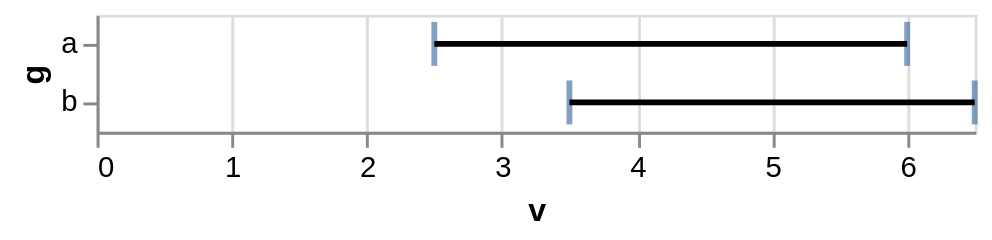

Write a Vega-Lite specification for this figure.
### Vega-Lite specification from a JSON file in a GitHub repository (floating-point values rounded to 4 significant figures)
{"$schema": "https://vega.github.io/schema/vega-lite/v6.json", "description": "Interquartile ranges with capped ends, drawn sideways from a categorical axis.", "data": {"values": [{"g": "a", "v": 3}, {"g": "a", "v": 9}, {"g": "a", "v": 5}, {"g": "a", "v": 1}, {"g": "b", "v": 6}, {"g": "b", "v": 2}, {"g": "b", "v": 8}, {"g": "b", "v": 4}]}, "mark": {"type": "errorbar", "extent": "iqr", "ticks": true, "thickness": 2}, "encoding": {"y": {"field": "g", "type": "nominal"}, "x": {"field": "v", "type": "quantitative"}}}
